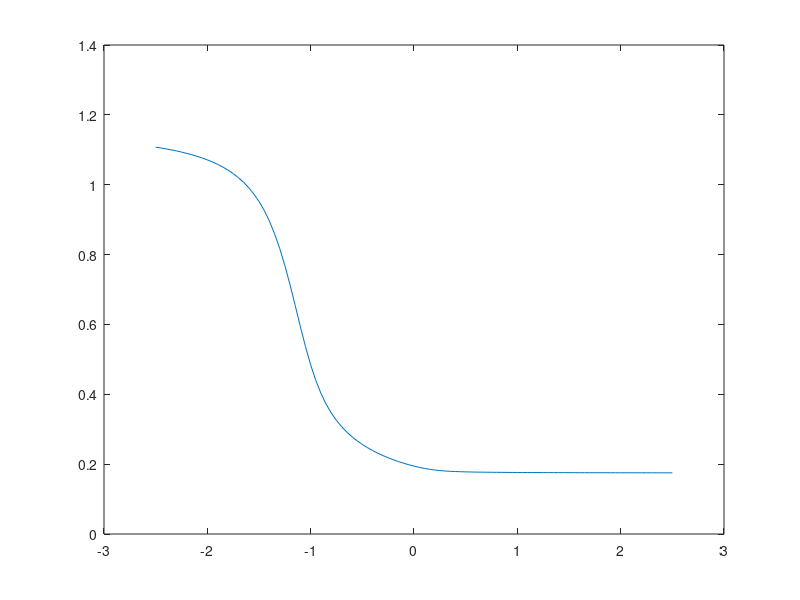

MATLAB code to generate this figure: (Note: this script raises an error after producing the figure.)
clear;
clc;

% Constants
q = 1.6e-19;
eps_0 = 8.85e-12;
Vt = 26e-3;               %thermal voltage
k = 8.314/(6.023*10^23);
T = 300;

%% Parameters

% Substrate Parameters
k_si = 12;                  %realtive permitivitty of silicon substrate
ni = 1.5e10*1e6;              %Intrinsic carrier density ( /cm^3)    
Eg = 1.1*q;                 %Band gap of silicon
Ea=4.05*q;                  %electron affinity for substrate
L_sub = 1e-6;
eps_si = k_si*eps_0;        %permitivitty of silicon substrate
chi_si = 4.05*q;

k_ox = 4;
Eg_ox = 9*q;
eps_ox = k_ox*eps_0;
Ec_off = 3.1*q;  


%%
data = csvread('run1.csv');

vgs = data(:,1);
caps = data(:,2);

figure(1); plot(vgs,caps); hold on

caps= caps * 1e-6*1e4;

cox = caps(1);
cmin = caps(end);

t_ox = eps_ox/cox;

cdep = 1/( 1/cmin - 1/cox );
wdep = eps_si / cdep ; 


ni = 1.5e10*1e6;
% Initial guess
Na = 1e17*1e6;

for i = 1:10
    phi_b = Vt*log(Na/ni);
    Na = 2*eps_si*phi_b/q/wdep^2;
end

phi_b = Vt*log(Na/ni);
Eg = q*1.1;
Vfb = -Eg/(2*q) - phi_b;

W_mg = (2*eps_si*phi_b/q/Na)^0.5;
Cfb = 1/(1/cox + wi/eps_si);


